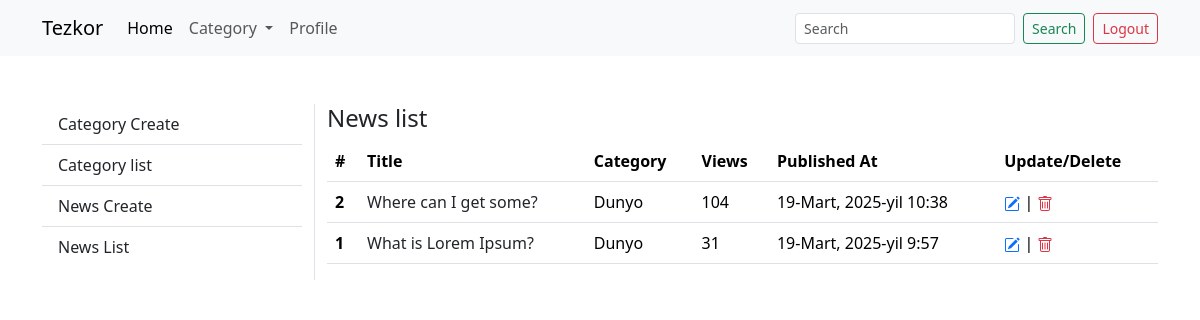
/news/list (signed in), run on the app's committed database.
### main/models/news.py (models this page shows, shortened)
class News(models.Model):
    category = models.ForeignKey(Category, on_delete=models.SET_NULL, null=True, blank=True)
    image = models.ImageField(upload_to="news/%Y-%m-%d/")
    title = models.CharField(max_length=255)
    subtitle = models.CharField(max_length=500)
    post = models.TextField()
    published_at = models.DateTimeField(auto_now_add=True)
    views_count = models.PositiveIntegerField(default=0)
    class Meta:
        ordering = ("-published_at",)

class Category(models.Model):
    name = models.CharField(max_length=100)
    order_num = models.PositiveIntegerField(default=0)
    class Meta:
        ordering = ("order_num",)

### main/views/news.py (the view)
# urls.py: path("news/list", views.news_list),
def news_list(request):
    objects_list = models.News.objects.all()
    return render(request, "news_list.html",
                  context={"objects_list": objects_list})

### main/my_context_processors.py (called while the page is built)
def my_variables(request):
    category_list = models.Category.objects.all()
    context = {
        "category_list": category_list
    }
    return context

### templates/news_list.html (shortened to what this page needs)
{% extends "user/profile.html" %}
{% block profile %}
<h4>News list</h4>
<table class="table">
    <thead>
    <tr>
        <th scope="col">#</th>
        <th scope="col">Title</th>
        <th scope="col">Category</th>
        <th scope="col">Views</th>
        <th scope="col">Published At</th>
        <th scope="col">Update/Delete</th>
    </tr>
    </thead>
    <tbody>
    {% for i in objects_list %}
    <tr>
        <th scope="row">{{ i.id }}</th>
        <td><a class="text-decoration-none text-dark"
               href="/news-detail/{{ i.id }}">{{ i.title }}</a></td>
        <td>{{ i.category.name }}</td>
        <td>{{ i.views_count }}</td>
        <td>{{ i.published_at }}</td>
        <td>
            <a href="/news/update/{{ i.id }}/" class="text-decoration-none">
            </a>
            |
            <a class="text-danger" data-bs-toggle="modal" data-bs-target="#exampleModal_{{ i.id }}" href=""
               type="button">
            </a>
        </td>
    </tr>
    {% endfor %}
    </tbody>
</table>
{% endblock %}

### data on the page
News: id "2", title "Where can I get some?", category.name "Dunyo", views_count "104", published_at "19-Mart, 2025-yil 10:38"
News: id "1", title "What is Lorem Ipsum?", category.name "Dunyo", views_count "31", published_at "19-Mart, 2025-yil 9:57"
